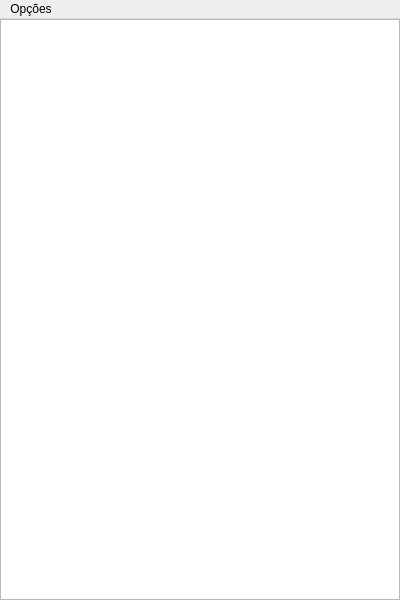
<?xml version="1.0" encoding="UTF-8"?>
<ui version="4.0">
 <class>Conversas</class>
 <widget class="QMainWindow" name="Conversas">
  <property name="windowModality">
   <enum>Qt::WindowModal</enum>
  </property>
  <property name="geometry">
   <rect>
    <x>0</x>
    <y>0</y>
    <width>400</width>
    <height>600</height>
   </rect>
  </property>
  <property name="windowTitle">
   <string>Conversas</string>
  </property>
  <widget class="QWidget" name="centralwidget">
   <layout class="QGridLayout" name="gridLayout">
    <property name="sizeConstraint">
     <enum>QLayout::SetMaximumSize</enum>
    </property>
    <property name="leftMargin">
     <number>0</number>
    </property>
    <property name="topMargin">
     <number>0</number>
    </property>
    <property name="rightMargin">
     <number>0</number>
    </property>
    <property name="bottomMargin">
     <number>0</number>
    </property>
    <property name="spacing">
     <number>0</number>
    </property>
    <item row="0" column="0">
     <widget class="QListView" name="listView">
      <property name="sizePolicy">
       <sizepolicy hsizetype="Expanding" vsizetype="Expanding">
        <horstretch>1</horstretch>
        <verstretch>1</verstretch>
       </sizepolicy>
      </property>
      <property name="verticalScrollBarPolicy">
       <enum>Qt::ScrollBarAlwaysOff</enum>
      </property>
      <property name="verticalScrollMode">
       <enum>QAbstractItemView::ScrollPerPixel</enum>
      </property>
      <property name="uniformItemSizes">
       <bool>true</bool>
      </property>
     </widget>
    </item>
   </layout>
  </widget>
  <widget class="QMenuBar" name="menubar">
   <property name="geometry">
    <rect>
     <x>0</x>
     <y>0</y>
     <width>400</width>
     <height>21</height>
    </rect>
   </property>
   <widget class="QMenu" name="menuOp_es">
    <property name="title">
     <string>Opções</string>
    </property>
    <addaction name="actionNova_Conversa"/>
    <addaction name="actionDetalhes"/>
   </widget>
   <addaction name="menuOp_es"/>
  </widget>
  <action name="actionDetalhes">
   <property name="text">
    <string>Novo Grupo</string>
   </property>
  </action>
  <action name="actionNova_Conversa">
   <property name="icon">
    <iconset>
     <normalon>../../QTCC_QML (obsoleto)/images/qtcreator.png</normalon>
    </iconset>
   </property>
   <property name="text">
    <string>Nova Conversa</string>
   </property>
  </action>
 </widget>
 <resources/>
 <connections/>
</ui>
